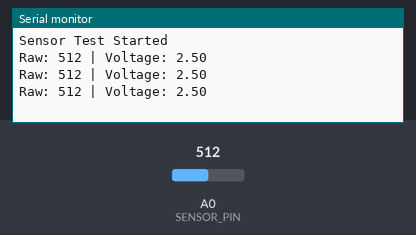
Bench run of a sketch on a simulated Arduino Uno, built with avr-gcc and run on an emulated ATmega328P. Parts: the last lines printed to the serial monitor. The inputs (shaded band) are chosen by the test bench; at power-on: A0 (SENSOR_PIN) = 512.

Above: at 1.3 s.
1.4 s: A0 (SENSOR_PIN) set to 716
At 1.9 s:
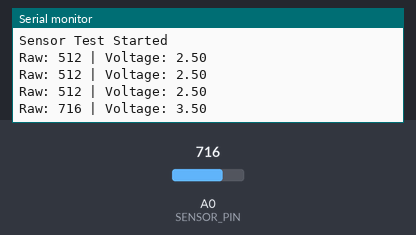
2.9 s: A0 (SENSOR_PIN) set to 900
At 3.4 s:
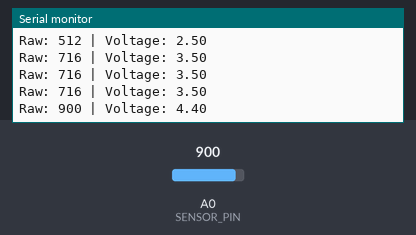
Timing chart, 0 to 5.9 s (numbered marks = the images above; inputs shaded):
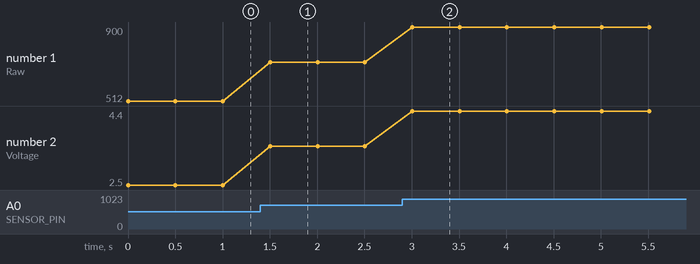

The sketch:

Sensor_Test.ino
```cpp
/*
 * SmartRose INM - Sensor Test
 * Test sketch for validating sensor connections
 */

#define SENSOR_PIN A0

void setup() {
  Serial.begin(115200);
  Serial.println("Sensor Test Started");
}

void loop() {
  int rawValue = analogRead(SENSOR_PIN);
  float voltage = rawValue * (5.0 / 1023.0);

  Serial.print("Raw: ");
  Serial.print(rawValue);
  Serial.print(" | Voltage: ");
  Serial.println(voltage);

  delay(500);
}
```

Measured:
- after the input at 1.4 s, the serial monitor: prints a new line after 0.10 s (image 1)
- after the input at 2.9 s, the serial monitor: prints a new line after 0.11 s (image 2)
- plotted number 1: 512 → 716 after the input at 1.4 s, 716 → 900 after the input at 2.9 s
- plotted number 2: 2.5 → 3.5 after the input at 1.4 s, 3.5 → 4.4 after the input at 2.9 s
